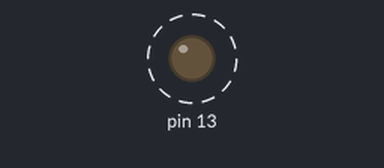
Bench run of a sketch on a simulated Arduino Uno, built with avr-gcc and run on an emulated ATmega328P. On the bench: output pins drawn as LEDs (lit = HIGH). Dashed ring = blinking.

Above: at 0.4 s.
Timing chart, 0 to 3.0 s (numbered marks = the images above):
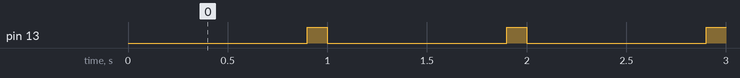

The sketch:

02.06.ino
```cpp
// unsigned char* DReg=0x24;
// unsigned char* PReg=0x25;

void setup()
{
//   *DReg |= 0x20;  // 0b0010-0000
  DDRB |= (1<<PORTB5);  // 0b0010-0000
}

void loop()
{
//   *PReg ^= 0x20;
  PORTB &= ~(1<<PORTB5);  // On
  delay(900);
  PORTB |= (1<<PORTB5);  // Off
  delay(100);
}
```

Measured:
- by itself, pin 13: alternates HIGH for 0.10 s and LOW for 0.90 s
